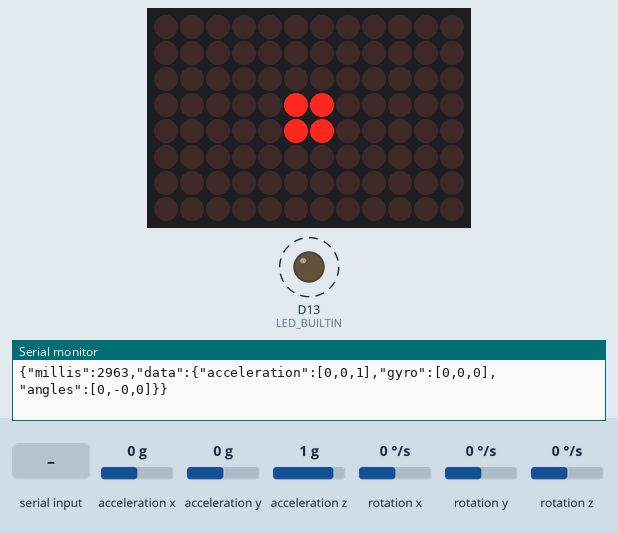
Recording of a sketch running on a simulated Arduino Uno R4 WiFi. Parts: 12×8 LED matrix, output pins drawn as LEDs (lit = HIGH), the last lines printed to the serial monitor. Dashed ring = blinking. The inputs (shaded band) are chosen by the test bench; at power-on: acceleration x 0 g, acceleration y 0 g, acceleration z 1 g, rotation x 0 °/s, rotation y 0 °/s, rotation z 0 °/s.

Above: at 3.04 s.
3.3 s: acceleration x set to -1.4 g
At 3.52 s:
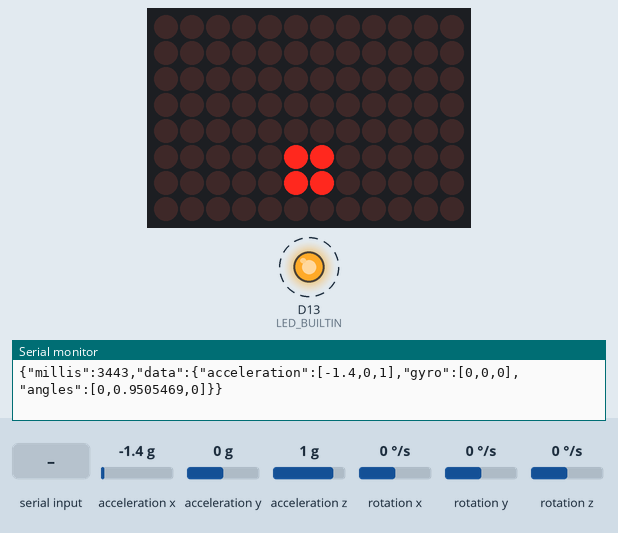
5.4 s: "s\n" received over Serial
At 5.76 s:
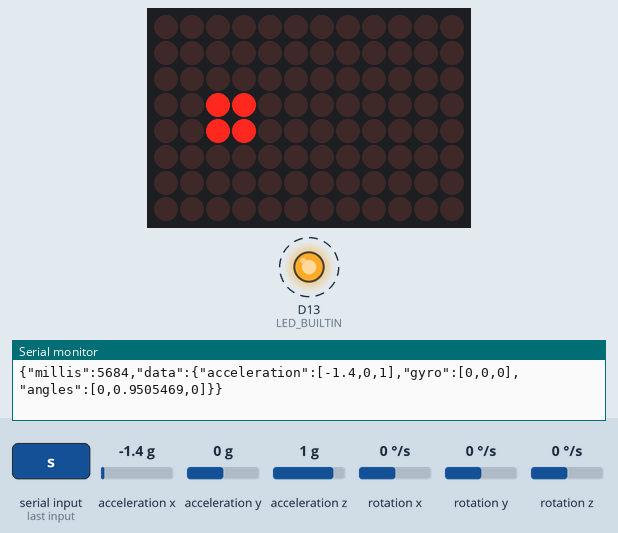
7.5 s: acceleration y set to -1.4 g
At 7.68 s:
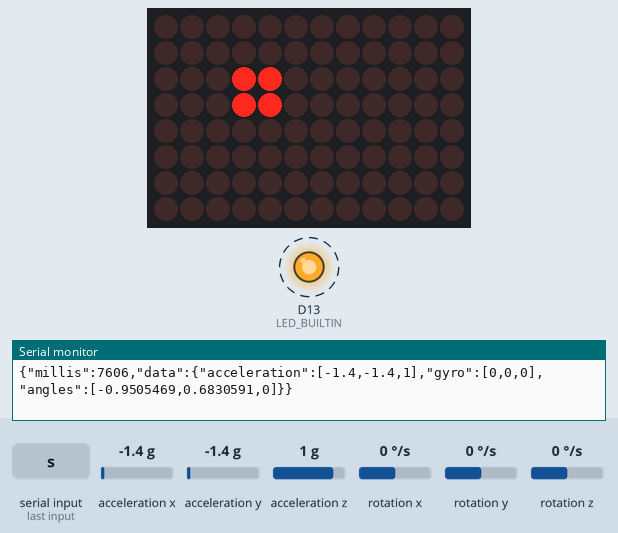
9.5 s: acceleration x set to -0.8 g
At 9.6 s:
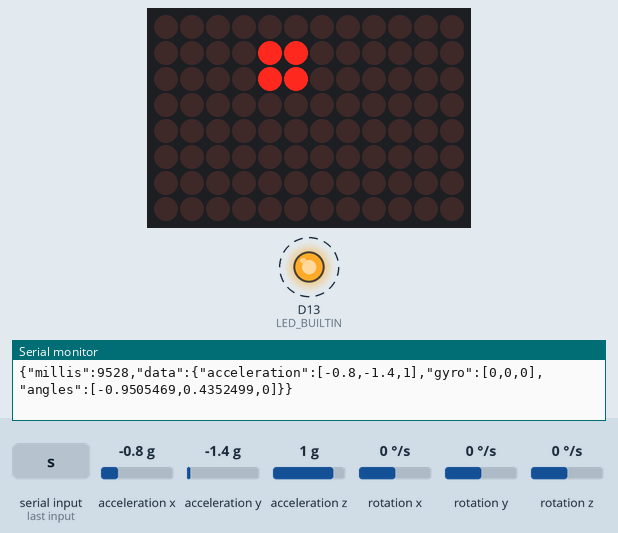
11.5 s: acceleration z set to -1.4 g
At 11.85 s:
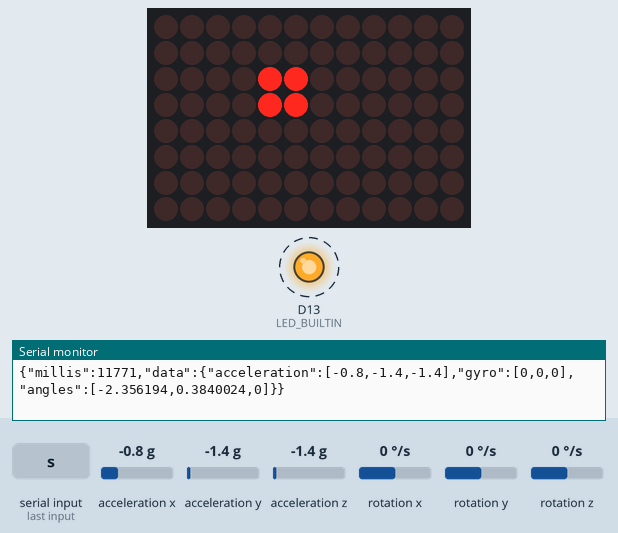
13.5 s: acceleration y set to 0 g
At 13.77 s:
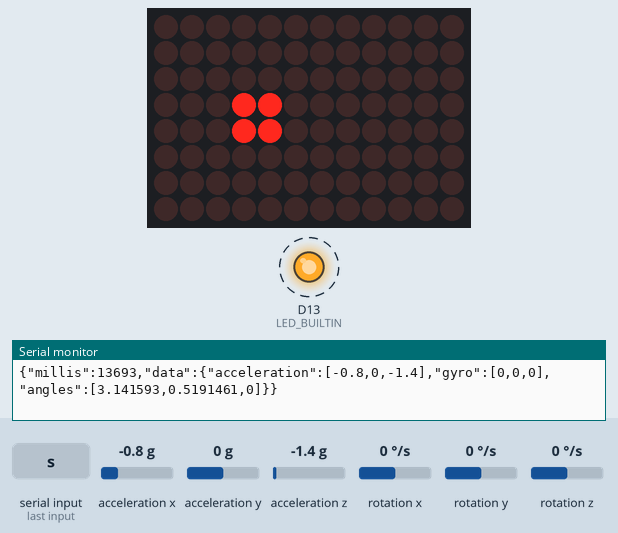
Timing chart, 0 to 16.5 s (numbered marks = the images above; inputs shaded):
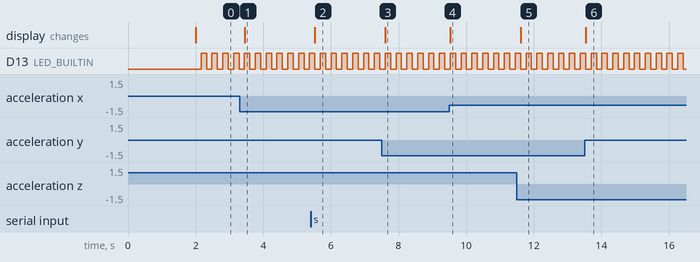

Measured:
- after the input at 3.3 s, the display: changes after 0.14 s (image 1)
- after the input at 5.4 s, the display: changes after 0.13 s (image 2)
- after the input at 7.5 s, the display: changes after 0.11 s (image 3)
- after the input at 9.5 s, the display: changes at once (image 4)
- after the input at 11.5 s, the display: changes after 0.11 s (image 5)
- after the input at 13.5 s, the display: changes at once (image 6)
- by itself, D13 (LED_BUILTIN): alternates HIGH for 0.16 s and LOW for 0.16 s

The sketch:

madsR4IMU.ino
```cpp
/*
  ____  _  _    __     __            _
 |  _ \| || |   \ \   / /__ _ __ ___(_) ___  _ __
 | |_) | || |_   \ \ / / _ \ '__/ __| |/ _ \| '_ \
 |  _ <|__   _|   \ V /  __/ |  \__ \ | (_) | | | |
 |_| \_\  |_|      \_/ \___|_|  |___/_|\___/|_| |_|

*/
#include <ArduinoJson.h>
#include "ArduinoGraphics.h"
#include "Arduino_LED_Matrix.h"
#include <Modulino.h>

#define VERSION "1.4.0"
#define BAUD_RATE 115200
// Main lood delay: this is typically a small value, used to save power
#define DELAY 40UL  // microseconds
// Sampling period: this is the time between samples, must be larger than DELAY
#define TIMESTEP 160UL  // milliseconds
// Topmost field in the output JSON
#define DATA_FIELD "data"
// IMU zero calibration time at startup
#define CALIB_TIME 2000UL  // milliseconds

ArduinoLEDMatrix matrix;
ModulinoMovement imu;
JsonDocument doc;
String out;
// Rotation from sensor to calibrated frame (rows are calibrated X, Y, Z axes)
float R[3][3] = {{1, 0, 0}, {0, 1, 0}, {0, 0, 1}};
float gyro_bias[3] = {0, 0, 0};
bool swap_xy = true;  // swap X and Y axes in the bubble display

void cross(const float a[3], const float b[3], float out[3]) {
  out[0] = a[1] * b[2] - a[2] * b[1];
  out[1] = a[2] * b[0] - a[0] * b[2];
  out[2] = a[0] * b[1] - a[1] * b[0];
}

void normalize(float v[3]) {
  float n = sqrt(v[0] * v[0] + v[1] * v[1] + v[2] * v[2]);
  for (int i = 0; i < 3; i++) v[i] /= n;
}

void rotate(const float v[3], float out[3]) {
  for (int i = 0; i < 3; i++)
    out[i] = R[i][0] * v[0] + R[i][1] * v[1] + R[i][2] * v[2];
}

// Average readings for CALIB_TIME (IMU must be still): mean acceleration is
// gravity and defines Z; the sensor axis X or Y closer to horizontal, projected
// on the horizontal plane, defines the calibrated X or Y; mean gyro is the bias
void calibrate() {
  float g[3] = {0, 0, 0};
  unsigned long n = 0, t0 = millis();
  Serial.print("# Calibrating IMU, keep it still...\n");
  while (millis() - t0 < CALIB_TIME) {
    if (imu.update()) {
      g[0] += imu.getX(); g[1] += imu.getY(); g[2] += imu.getZ();
      gyro_bias[0] += imu.getRoll();
      gyro_bias[1] += imu.getPitch();
      gyro_bias[2] += imu.getYaw();
      n++;
    }
    delay(10);
  }
  if (n == 0) {
    Serial.print("# ERROR: no IMU readings, calibration skipped\n");
    return;
  }
  for (int i = 0; i < 3; i++) gyro_bias[i] /= n;
  float *x = R[0], *y = R[1], *z = R[2];
  memcpy(z, g, sizeof(g));
  normalize(z);
  if (fabs(z[0]) <= fabs(z[1])) {  // sensor X is closer to horizontal
    for (int i = 0; i < 3; i++) x[i] = (i == 0) - z[0] * z[i];
    normalize(x);
    cross(z, x, y);
  } else {
    for (int i = 0; i < 3; i++) y[i] = (i == 1) - z[1] * z[i];
    normalize(y);
    cross(y, z, x);
  }
  Serial.print("# Calibration done\n");
}

// 2x2 bubble on the 12x8 matrix: centered when level, at the edge when the
// calibrated X (columns) or Y (rows) axis is tilted by 90°
void draw_bubble(const float a[3]) {
  static byte frame[8][12];
  float n = sqrt(a[0] * a[0] + a[1] * a[1] + a[2] * a[2]);
  if (n == 0) return;
  float tx = degrees(asin(constrain(a[0] / n, -1.0f, 1.0f)));
  float ty = -degrees(asin(constrain(a[1] / n, -1.0f, 1.0f)));
  if (swap_xy) {
    float t = tx;
    tx = ty;
    ty = t;
  }
  int c = 5 + round(tx / 90.0 * 5);
  int r = 3 - round(ty / 90.0 * 3);
  memset(frame, 0, sizeof(frame));
  frame[r][c] = frame[r][c + 1] = frame[r + 1][c] = frame[r + 1][c + 1] = 1;
  matrix.loadPixels(&frame[0][0], 12 * 8);
}

void setup() {
  // put your setup code here, to run once:
  Serial.begin(BAUD_RATE);
  Serial.print("# Starting JSON reader v" VERSION "\n");

  // LED Matrix
  matrix.begin();

  // Modulino 6-DoF IMU
  Modulino.begin();
  if (!imu.begin()) Serial.print("# ERROR: Modulino Movement not found\n");
  calibrate();

  pinMode(LED_BUILTIN, OUTPUT);
}

template<typename T>
T threshold_value(T value, T threshold) {
  return fabs(value) > threshold ? value : 0;
}

void loop() {
  static unsigned long prev_time = 0;
  static unsigned long timestep_us = TIMESTEP * 1000;
  static unsigned long delay = DELAY;
  static unsigned int threshold = 1;
  static bool onoff = LOW, pause = false, raw = false;
  unsigned long now = micros();
  static unsigned long v = 0;  // accumulator for serial values

    // Serial input
    // This allows to change parameters on the fly. Toggle parameters are read
    // as a single character, while commands that take a numeric argument
    // (integer) follow this convention: 123X, where 123 is the value and X is the
    // command. The commands are always single characters and correspond
    // to the following switch cases:
    char ch;
  // Read serial in
  if (Serial.available()) {
    ch = Serial.read();
    switch (ch) {
      case '0' ... '9':  // numeric value accumulator
        v = v * 10 + ch - '0';
        break;
      case 'p':  // set timestep_us to the current accumulator value
        timestep_us = constrain(v * 1000, 1000, 1E6);
        v = 0;
        break;
      case 'd':  // set delay to the current accumulator value
        delay = constrain(v, 1, timestep_us / 10.0);
        v = 0;
        break;
      case 't':  // set threshold to the current accumulator value
        threshold = constrain(v, 0, 16384);
        v = 0;
        break;
      case 'x':  // toggle pause mode
        pause = !pause;
        prev_time = micros();  // don't integrate yaw over the pause
        break;
      case 'r':  // toggle raw mode
        raw = !raw;
        break;
      case 's':  // toggle X/Y swap in the bubble
        swap_xy = !swap_xy;
        break;
      case '?':  // provide inline help
        Serial.print("Version: " VERSION "\n");
        Serial.print("Usage:\n");
        Serial.print("- 10p  set sampling period to 10 milliseconds (now ");
        Serial.print(timestep_us / 1000);
        Serial.print(" ms)\n- 30d  set loop delay to 30 microseconds (now ");
        Serial.print(delay);
        Serial.print(" us)\n- 280t set threshold to 280 thousandths of g or dps (now ");
        Serial.print(threshold);
        Serial.print(")\n");
        Serial.print("- x    toggle pause\n");
        Serial.print("- r    toggle raw output\n");
        Serial.print("- s    toggle X/Y swap in the LED bubble\n");
        break;
      default:
        v = 0;
    }
  }

  if (pause) return;

  if (now - prev_time >= timestep_us) {
    bool active = false;
    digitalWrite(LED_BUILTIN, onoff);
    onoff = !onoff;
    doc["millis"] = millis();

    // IMU: acceleration in g, angular rate in dps, both in calibrated frame
    imu.update();
    float th = threshold / 1000.0;
    float a[3] = {imu.getX(), imu.getY(), imu.getZ()};
    float w[3] = {imu.getRoll() - gyro_bias[0], imu.getPitch() - gyro_bias[1],
                  imu.getYaw() - gyro_bias[2]};
    float vals[6];
    rotate(a, vals);
    rotate(w, vals + 3);
    draw_bubble(vals);
    JsonArray acc = doc[DATA_FIELD]["acceleration"].to<JsonArray>();
    JsonArray gyro = doc[DATA_FIELD]["gyro"].to<JsonArray>();
    for (int i = 0; i < 6; i++) {
      vals[i] = threshold_value<float>(vals[i], th);
      (i < 3 ? acc : gyro).add(vals[i]);
      active = active || (vals[i] != 0);
    }
    // Angles in degrees: roll and pitch from gravity, yaw by integrating the
    // (thresholded, so the threshold acts as a dead band) Z angular rate
    static float yaw = 0;
    float dt = prev_time ? (now - prev_time) * 1e-6 : 0;
    yaw += vals[5] * dt;
    float angles[3] = {
      atan2(vals[1], vals[2]),
      atan2(-vals[0], sqrt(vals[1] * vals[1] + vals[2] * vals[2])),
      yaw / 180.0 * PI};
    JsonArray ang = doc[DATA_FIELD]["angles"].to<JsonArray>();
    for (int i = 0; i < 3; i++) ang.add(angles[i]);
    if (active > 0) {
      if (raw) {
        for (int i = 0; i < 6; i++) {
          Serial.print(vals[i], 4);
          Serial.print(" ");
        }
        for (int i = 0; i < 3; i++) {
          Serial.print(angles[i], 2);
          Serial.print(i < 2 ? " " : "\n");
        }
      } else {
        serializeJson(doc, out);
        Serial.print(out);
        Serial.print("\n");
      }
    }
    prev_time = now;
  }
  delayMicroseconds(delay);
}
```
